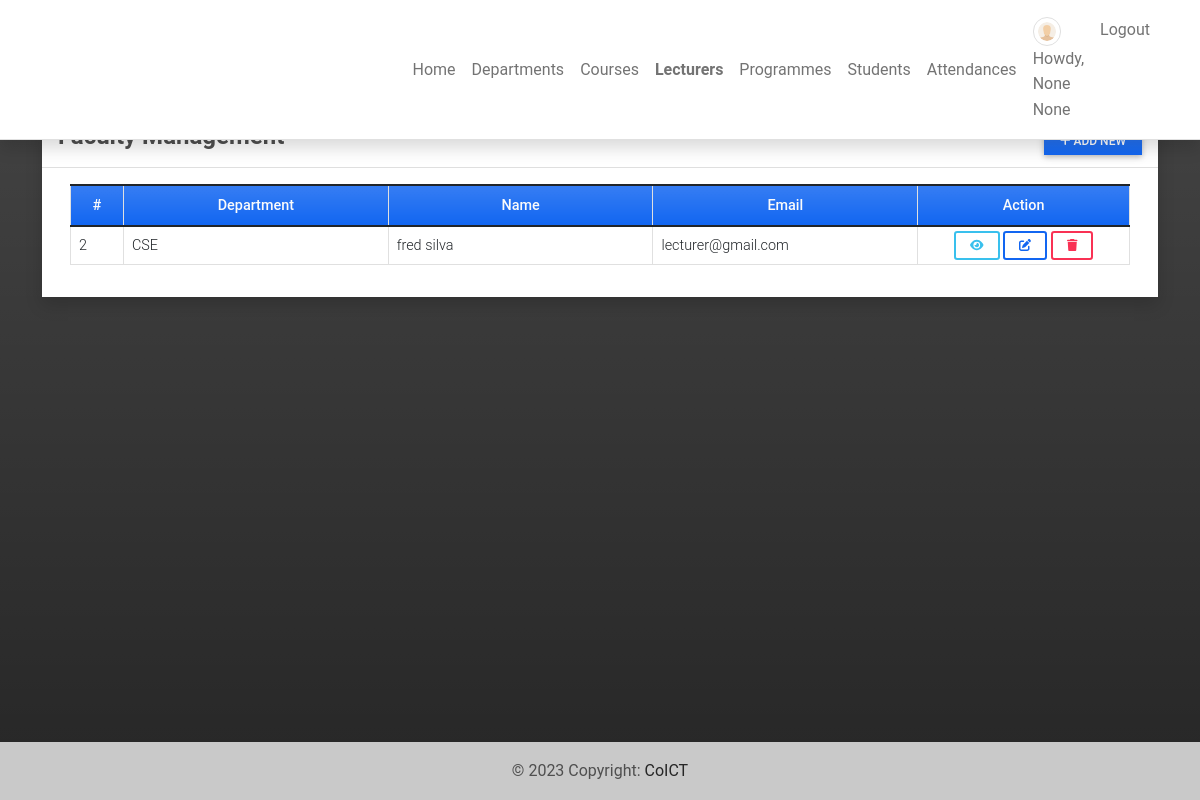
Screenshot of /faculty (signed in) with the database file from the repository.
### attendance/models.py (models this page shows, shortened)
class User(AbstractBaseUser):
    email = models.EmailField(
        verbose_name='email address',
        max_length=60,
        unique=True,
    )
    is_active = models.BooleanField(default=True)
    is_admin = models.BooleanField(default=False)
    is_staff = models.BooleanField(default=False)
    username = models.CharField(unique=True, max_length=15)
    first_name = models.CharField(max_length=100, null=True)
    middle_name = models.CharField(max_length=250, blank=True, null= True)
    last_name = models.CharField(max_length=100, null=True)
    gender = models.CharField(max_length=100, choices=[('Male','Male'),('Female','Female')], blank=True, null= True)
    programme = models.ForeignKey(Programme, to_field='programme_id', on_delete=models.CASCADE, null=True, blank=True)
    department = models.ForeignKey(Department, on_delete=models.CASCADE, blank=True, null=True)
    contact = models.CharField(max_length=250, blank=True, null= True)
    last_login = models.DateTimeField(auto_now=True)
    date_joined = models.DateTimeField(auto_now_add=True)
    objects = CustomUserManager()
    USERNAME_FIELD = 'username'
    REQUIRED_FIELDS = ["email"]
    class Meta:
        verbose_name = 'User'
        verbose_name_plural = 'Users'

class UserProfile(models.Model):
    user = models.OneToOneField(User, on_delete=models.CASCADE, related_name='profile')
    course = models.ManyToManyField(Course, through='Teaching')
    contact = models.CharField(max_length=250)
    address = models.TextField(blank=True, null = True)
    avatar = models.ImageField(blank=True, null = True, upload_to= 'images/')
    user_type = models.IntegerField(default = 2)
    gender = models.CharField(max_length=100, choices=[('Male','Male'),('Female','Female')], blank=True, null= True)
    department = models.ForeignKey(Department, on_delete=models.CASCADE, blank=True, null=True)

class Department(models.Model):
    STATUS = (
        (1, 'Active'),
        (2, 'Inactive')
    )
    department_id = models.CharField(max_length=100, unique=True)
    name = models.TextField(max_length=250)
    status = models.IntegerField(default = 1, choices=STATUS)
    date_added = models.DateTimeField(default=timezone.now)
    date_updated = models.DateTimeField(auto_now=True)
    def __str__(self):
        return self.department_id

### attendance/views.py (the view)
# urls.py: path('faculty',views.faculty,name='faculty-page'),
@login_required
def faculty(request):
    user = UserProfile.objects.filter(user_type = 2).all()
    context['page_title'] = "Faculty Management"
    context['faculties'] = user
    return render(request, 'faculty_mgt.html',context)

### attendance/templates/faculty_mgt.html (shortened to what this page needs)
{% extends 'base.html' %} {% block pageContent %}
<div class="col-lg-12 col-md-12 col-sm-12 col-xs-12">
    <div class="card card-default rounded-0 shadow ">
        <div class="card-header">
            <div class="d-flex w-100 align-items-center justify-content-between">
                <h4 class="card-title fw-bold">Faculty Management</h4>
                <div class="tools">
                    <button type="button" class="btn btn-primary rounded-0 bg-gradient btn-sm" id='add_new'><i class="fa fa-plus"></i> Add New</button>
                </div>
            </div>
        </div>
        <div class="card-body">
            <div class="container-fluid">
                <table class="table table-bordered" id="faculty-list">
                    <colgroup>
                        <col width="5%">
                        <col width="25%">
                        <col width="25%">
                        <col width="25%">
                        <col width="20%">
                    </colgroup>
                    <thead>
                        <tr class="bg-gradient bg-primary bg-opacity-50 text-light">
                            <th class="px-2 py-2 text-center">#</th>
                            <th class="px-2 py-2 text-center">Department</th>
                            <th class="px-2 py-2 text-center">Name</th>
                            <th class="px-2 py-2 text-center">Email</th>
                            <th class="px-2 py-2 text-center">Action</th>
                        </tr>
                    </thead>
                    <tbody>
                        {% for faculty in faculties %}
                        <tr>
                            <td class="px-2 py-1 align-middle">{{ faculty.id }}</td>
                            <td class="px-2 py-1 align-middle">{{ faculty.department }}</td>
                            <td class="px-2 py-1 align-middle">{{ faculty.user.first_name }} {{ faculty.user.last_name }}</td>
                            <td class="px-2 py-1 align-middle">{{ faculty.user.email }}</td>
                            <td class="px-2 py-1 align-middle text-center">
                                <a class="btn btn-outline-info btn-sm view-data" href="javascript:void(0)" data-url="{% url 'view-faculty-modal' faculty.pk %}" title="View Details">
                                    <i class="fa fa-eye"></i>
                                </a>
                                <a class="btn btn-outline-primary btn-sm edit-data" href="javascript:void(0)" data-id="{{ faculty.user.pk }}" title="Edit">
                                    <i class="fa fa-edit"></i>
                                </a>
                                <button class="btn btn-outline-danger btn-sm delete-data" type="button" data-id="{{ faculty.user.pk }}" title="Delete">
                                    <i class="fa fa-trash"></i>
                                </button>
                            </td>
                        </tr>
                        {% endfor %}
                    </tbody>
                </table>
            </div>
        </div>
    </div>
</div>
{% endblock pageContent %}

### attendance/templates/topNavigation.html (shortened to what this page needs)
{% load static %}
<header>
    <nav class="navbar navbar-expand-lg navbar-light bg-white fixed-top shadow border-bottom">
        <div class="container">
            <a class="navbar-brand custom-brand" href="{% url 'home-page' %}">
            </a>
            <div class="collapse navbar-collapse" id="navbarExample01">
                {% if user.id %}
                <ul class="navbar-nav me-auto mb-2 mb-lg-0" id="topNav">
                    <li class="nav-item">
                        <a class="nav-link" aria-current="page" href="{% url 'home-page' %}">Home</a>
                    </li>
                    {% if user.profile.user_type == 1 %}
                    <li class="nav-item">
                        <a class="nav-link" aria-current="page" href="{% url 'department-page' %}">Departments</a>
                    </li>
                    <li class="nav-item">
                        <a class="nav-link" aria-current="page" href="{% url 'course-page' %}">Courses</a>
                    </li>
                    <li class="nav-item">
                        <a class="nav-link" aria-current="page" href="{% url 'faculty-page' %}">Lecturers</a>
                    </li>
                    {% endif %}
                    <li class="nav-item">
                        <a class="nav-link" aria-current="page" href="{% url 'class-page' %}">Programmes</a>
                    </li>
                    <li class="nav-item">
                        <a class="nav-link" aria-current="page" href="{% url 'student-page' %}">Students</a>
                    </li>
                    <li class="nav-item">
                        <a class="nav-link" aria-current="page" href="{% url 'attendance-class' %}">Attendances</a>
                    </li>
                </ul>
                <ul class="navbar-nav d-flex flex-row">
                    {% if user.id %} {% if user.profile.user_type == 1 %} {% endif %}
                    <li class="nav-item me-3 me-lg-0">
                        <a class="nav-link" href="{% url 'profile' %}">
                            <span class="me-1"><img src="{% if user.profile.avatar %}{{ user.profile.avatar.url }}{% else %}{{ MEDIA_URL }}/default/default-avatar.png{% endif %}" alt="User Avatar" data-url="{% if user.profile.avatar %}{{ user.profile.avatar.url }}{% else %}{{ MEDIA_URL }}/default/default-avatar.png{% endif %}" id="user-avatar" class="img-thumbnail rounded-circle"></span>Howdy,
                            {{ user.first_name }} {{user.last_name}}
                        </a>
                    </li>
                    <li class="nav-item me-3 me-lg-0">
                        <a class="nav-link" href="{% url 'logout' %}">Logout</a>
                    </li>
                    {% else %}
                    <li class="nav-item me-3 me-lg-0">
                        <a class="nav-link" href="{% url 'login' %}">Login</a>
                    </li>
                    {% endif %}
                </ul>
                {% endif %}
            </div>
        </div>
    </nav>
</header>

### static/assets/default/css/style.css (style rules this page uses)
html, body { height: 100%; width: 100%; max-height: 100%; overflow: auto; display: flex; flex-direction: column; }
body>header { flex-shrink: auto; }
#user-avatar { width: 1.8rem; height: 1.8rem; object-fit: scale-down; object-position: center center; }
.navbar-brand { max-width: auto; max-height: auto; }
.custom-brand { width: 500px; }
.nav-item.active a.nav-link { font-weight: bolder !important; }

### rows the page displays
User: first_name "None", last_name "None"
UserProfile: id "2", department "CSE", user.first_name "fred", user.last_name "silva", user.email "lecturer@gmail.com"
